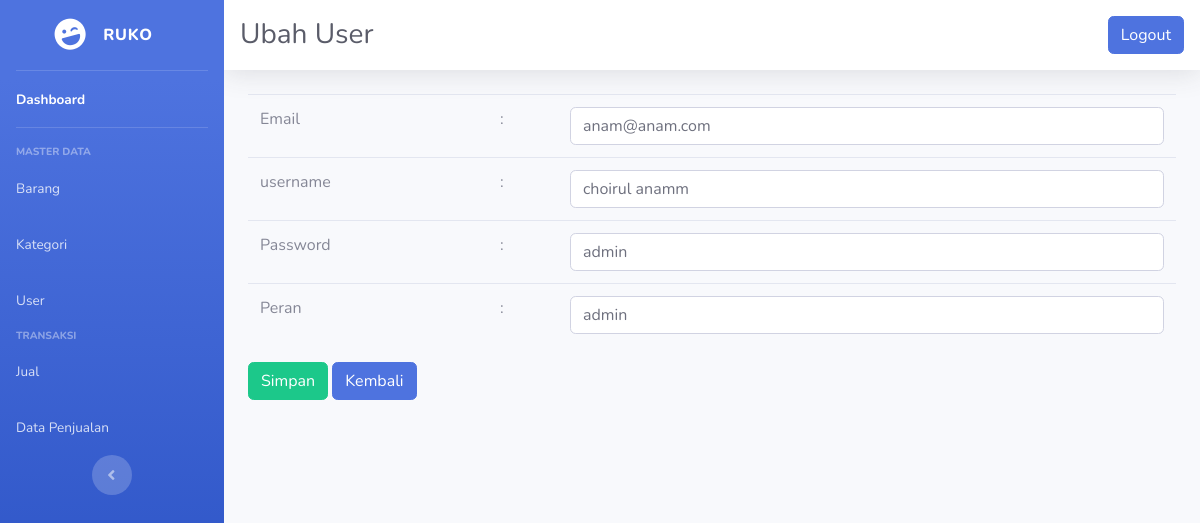
The app's page /edit_kasir.php?id=1&type=update (signed in) with its own data.
### tables this page shows
CREATE TABLE `kasir` (
  `id_kasir` int(11) NOT NULL AUTO_INCREMENT,
  `email` varchar(100) NOT NULL,
  `username` varchar(100) NOT NULL,
  `passwd` varchar(100) NOT NULL,
  `peran` varchar(20) DEFAULT NULL,
  PRIMARY KEY (`id_kasir`)
);

### edit_kasir.php (the view, shortened to what this page needs)
<?php
    require "koneksi.php";
?>
<!DOCTYPE html>
<html lang="en">
<head>
    <link href="vendor/fontawesome-free/css/all.min.css" rel="stylesheet" type="text/css">
    <link href="css/sb-admin-2.min.css" rel="stylesheet">
</head>
<body id="page-top">
    <div id="wrapper">
        <ul class="navbar-nav bg-gradient-primary sidebar sidebar-dark accordion" id="accordionSidebar">
            <a class="sidebar-brand d-flex align-items-center justify-content-center" href="index.html">
                <div class="sidebar-brand-icon rotate-n-15">
                    <i class="fas fa-laugh-wink"></i>
                </div>
                <div class="sidebar-brand-text mx-3">Ruko</div>
            </a>
            <hr class="sidebar-divider my-0">
            <?php
                if(@$_SESSION['user']['peran'] == 'admin') { ?>
            <li class="nav-item active">
                <a class="nav-link" href="index.php">
                    <span>Dashboard</span></a>
            </li>
            <hr class="sidebar-divider">
            <div class="sidebar-heading">
                Master Data
            </div>
            <li class="nav-item">
                <a class="nav-link" href="barang.php">
                    <span>Barang</span></a>
                <a class="nav-link" href="kategori.php">
                    <span>Kategori</span></a>
                <a class="nav-link" href="kasir.php">
                    <span>User</span></a>
            </li>
            <?php } ?>
            <div class="sidebar-heading">
                Transaksi
            </div>
            <li class="nav-item">
                <a class="nav-link" href="transaksi.php">
                    <span>Jual</span></a>
                    <a class="nav-link" href="data_penjualan.php">
                    <span>Data Penjualan</span></a>
            </li>
            <div class="text-center d-none d-md-inline">
                <button class="rounded-circle border-0" id="sidebarToggle"></button>
            </div>
        </ul>
        <div id="content-wrapper" class="d-flex flex-column">
            <div id="content">
                <nav class="navbar navbar-expand navbar-light bg-white topbar mb-4 static-top shadow">
                    <h1 class="h3 mb-0 text-gray-800">Ubah User</h1>
                    <ul class="navbar-nav ml-auto">
                        <li class="nav-item dropdown no-arrow">
                        <a class="btn btn-primary" href="logout.php" data-toggle="modal" data-target="#logoutModal">
                            Logout
                         </a>
                        </li>
                    </ul>
                </nav>
                <div class="container-fluid">
                <?php
        $a = mysqli_query($db, "SELECT * FROM kasir WHERE id_kasir = ".$_GET['id']);
        $d = mysqli_fetch_array($a);
    ?>
    <form method="post" action="aksi_kasir.php">
        <table class="table">
            <tr>
                <td>Email</td>
                <td>:</td>
                <td><input type="text" class="form-control" name="e" id="e" value="<?= $d['email'] ?>"></td>
            </tr>
                     <tr>
                <td>username</td>
                <td>:</td>
                <td><input type="text" class="form-control" name="un" id="un" value="<?= $d['username'] ?>"></td>
            </tr>
                     <tr>
                <td>Password</td>
                <td>:</td>
                <td><input type="text" class="form-control" name="pw" id="pw" value="<?= $d['passwd'] ?>"></td>
            </tr>
             <tr>
                <td>Peran</td>
                <td>:</td>
                <td><input type="text" class="form-control" name="pr" id="pr" value="<?= $d['peran'] ?>"></td>
        </table>
                    <input type="submit" class="btn btn-success" value="Simpan">
                    <a href="kategori.php" class="btn btn-primary">Kembali</a>
                </form>
                </div>
            </div>
        </div>
    </div>
</body>
</html>

### records on screen
kasir: e "anam@anam.com", un "choirul anamm", pw "admin", pr "admin"
